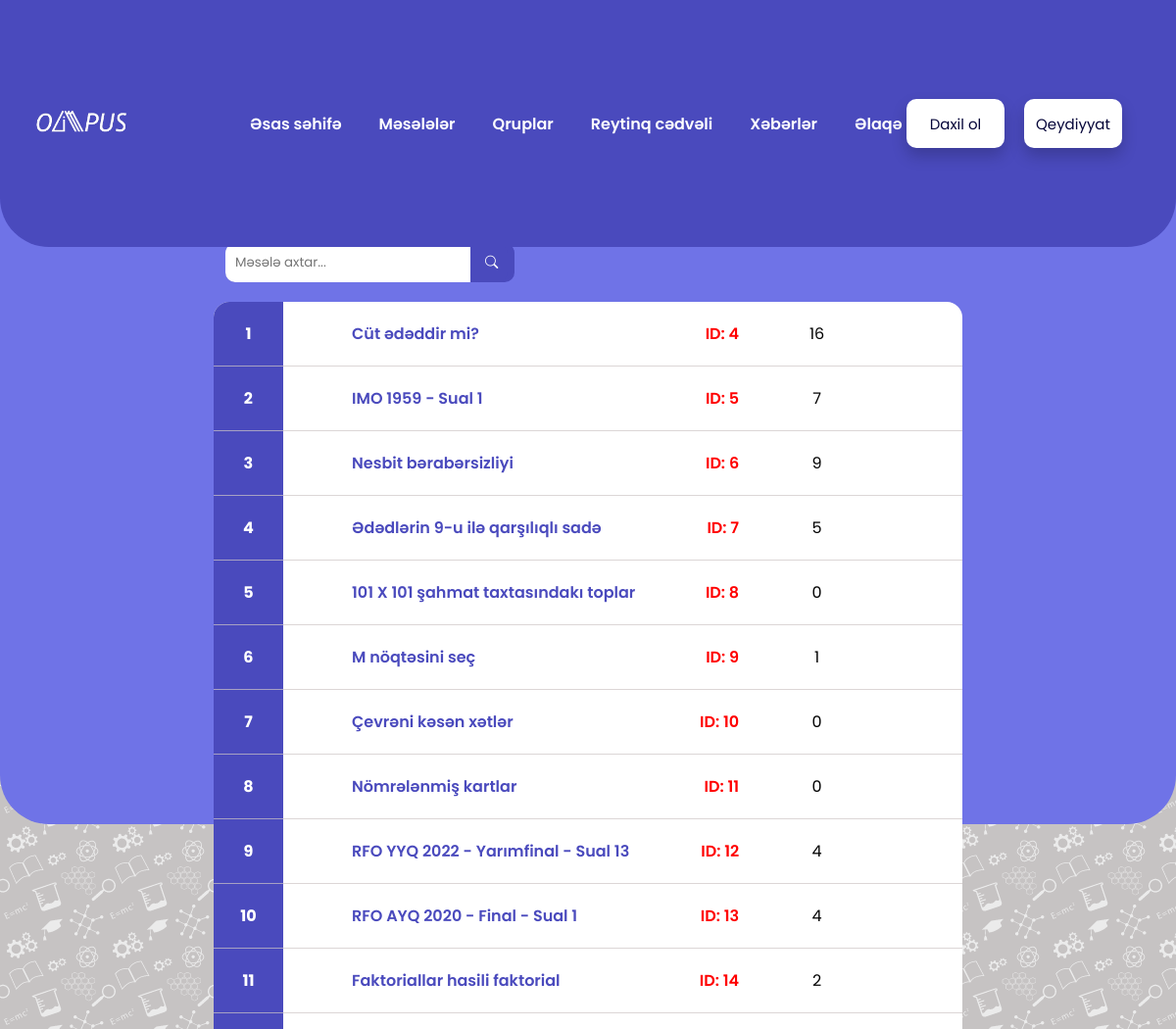
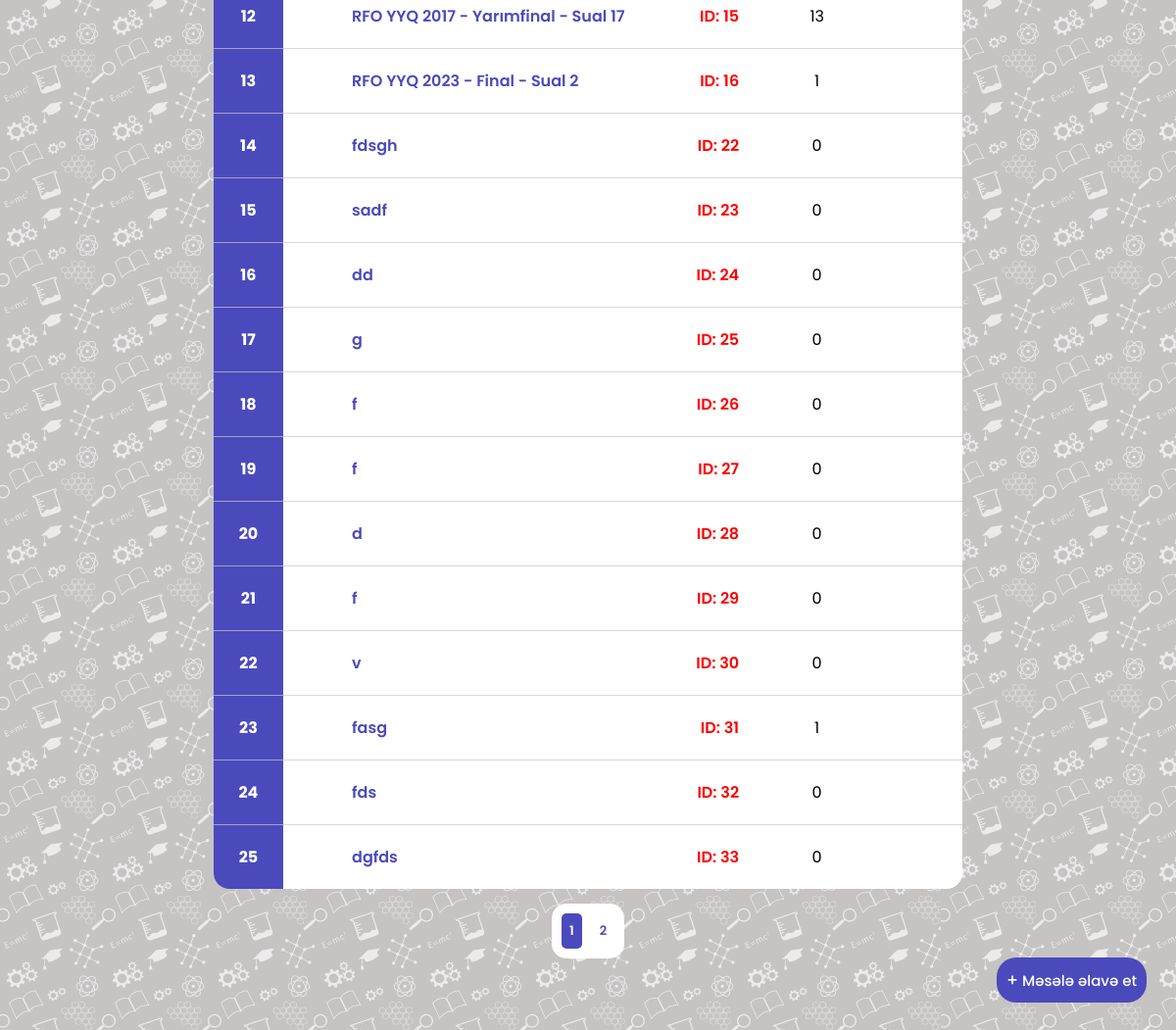
Page /problems/math/ on the committed database (2 pictures, top to bottom).
### problems/models.py (models this page shows, shortened)
class Problem(models.Model):
    source_problem = models.CharField(max_length = 300)
    problem_subject = models.CharField(max_length = 20)
    problem_context_img = models.ImageField(upload_to = 'problems/', null = True, blank = True)
    problem_context = models.CharField(max_length = 10000, blank = True)
    problem_views = models.IntegerField(default = 0)
    pub_date = models.DateTimeField(auto_now_add = True)
    show_problem = models.BooleanField(default = False)
    have_solution = models.BooleanField(default = False)
    user_added = models.ForeignKey(Account, on_delete=models.CASCADE)
    public = models.BooleanField(default = True)

### problems/views.py (the view, shortened to what this page needs)
# urls.py: path('<str:subject>/', views.problems, name='problems'),
def problems(request,subject):
    user=islogin(request)
    page=int(request.GET.get('page','1'))
    type=request.GET.get('type','all')
    search=request.GET.get('search','').strip()
    if type=='solved':
        problems=Problem.objects.filter(problem_subject=subject,have_solution=1,public=True)
    elif type=='unsolved':
        problems=Problem.objects.filter(problem_subject=subject,have_solution=0,public=True)
    else:
        problems=Problem.objects.filter(problem_subject=subject,public=True)
    max_page=len(problems)//page_limit
    if max_page*page_limit<len(problems):
        max_page+=1
    if page==max_page:
        problems=problems[(page-1)*page_limit:]
    else:
        problems=problems[(page-1)*page_limit:(page)*page_limit]
    return render(request,'problems.html',{"problems":problems,"pages":range(1,max_page+1),"page":page,"limit":page_limit,"search":search,"type":type,"subject":subject, "subjects":subjects,"islogin":user,"notifications":Notification.objects.filter(user=user).order_by('-date')})

### base/views.py (called while the page is built)
def islogin(request):
    if 'username' in request.session:
        user=Account.objects.get(username=request.session['username'])
        return user
    return False

### templates/problems.html (shortened to what this page needs)
<!DOCTYPE html>
<html lang="en">
<head>
  <link rel="stylesheet" href="/static/css/chat.css">
  <link rel="stylesheet" href="/static/css/problems.css">
  <link href="https://css.gg/css?=|comment|eye-alt|eye" rel="stylesheet">
  <link href="https://cdn.jsdelivr.net/npm/remixicon@2.2.0/fonts/remixicon.css" rel="stylesheet">
</head>
<body>
    {% include 'navbar.html' %}
    <div class="problems">
        {% if contest %}
        <h1 class="head_prob"><a class="back_to_group" href="{% url 'groups' contest.group.id %}">{{contest.group.name}}</a><span>  >  </span>{{ contest.name }}</h1>
        <div class="filter_buttons">
            <button class="all_problems" onclick="show_all_problems()">Bütün məsələlər</button>
            <button class="chat" onclick="show_chat()">Müzakirə</button>
        </div>
        {% else %}
        <h1 class="head_prob">Məsələlər</h1>
        <div class="filter_buttons">
            <button class="all_problems"><a href="{% url 'problems' subject %}?type=all&search={{search}}" data-type-id="{{type}}">Bütün məsələlər</a></button>
            <button class="solved_problems"><a href="{% url 'problems' subject %}?type=solved&search={{search}}">Həll olunmuş məsələlər</a></button>
            <button class="unsolved_problems"><a href="{% url 'problems' subject %}?type=unsolved&search={{search}}">Həll tələb olunan məsələlər</a></button>
            <div class="search_engine">
                <input type="text" placeholder="Məsələ axtar..." class="search_text" name="search" value="{{search}}">
                <button class="search_btn1"><a href="{% url 'problems' subject %}?type={{type}}&search=" type="submit" class="search_btn"><i class="bi bi-search"></i></a></button>
            </div>
        </div>
        {% endif %}
        <table class="all_problems_table">
            <tbody class="table_body">
                {% for problem in problems %}
                {% if problem.show_problem %}
                <tr class="data-item">
                    <td width="5%" class="number"><p class="number0"></p></td>
                    <td height="100%" width="50%" class="problem_text"><a href="{% url 'problem_view' problem.problem_subject problem.id %}" class="go_problem">{{problem.source_problem}} <p style="float: right; margin-right: 30px; color: red;">ID: {{problem.id}}</p></a></td>
                    <td width="10%"class="follows_text"><p id="follows">{{problem.problem_views}}</p></td>
                    <td width="10%" class="view"><button class="view_problem" data-problem-id="{{problem.id}}"></button></td>
                </tr>
                {% endif %}
                {% endfor %}
            </tbody>
        </table>
        {% if contest %}
        <div class="chat_messages">
            <div class="chat_container">
                <div class="messages_sent">
                    {% if messages %}
                    {% for message in messages %}
                    <div class="message_sent_cont">
                        <div class="person_sent">
                            <img src="/media/{{ message.user_added.profile_photo }}" alt="profile_photo" class="person_profile">
                            <div class="texts_message">
                                {% if message.user_added.admin_tag %}
                                <a href="{% url 'profile' message.user_added.username %}" class="user" style="color: red;">{{ message.user_added.username }}</a>
                                {% elif message.user_added.teacher_tag %}
                                <a href="{% url 'profile' message.user_added.username %}" class="user" style="color: blue;">{{ message.user_added.username }}</a>
                                {% elif message.user_added.clever_tag %}
                                <a href="{% url 'profile' message.user_added.username %}" class="user" style="color: green;">{{ message.user_added.username }}</a>
                                {% elif message.user_added.olympian_tag %}
                                <a href="{% url 'profile' message.user_added.username %}" class="user" style="color: purple;">{{ message.user_added.username }}</a>
                                {% else %}
                                <a href="{% url 'profile' message.user_added.username %}" class="user" style="color: black;">{{ message.user_added.username }}</a>
                                {% endif %}
                                <p class="message_text">{{ message.message }}</p>
                            </div>
                        </div>
                    </div>
                    {% endfor %}
                    {% else %}
                    <p class="no_message">No messages</p>
                    {% endif %}
                </div>
                <form method="post" class="send_msg_frm">
                    {% csrf_token %}
                    <img src="/media/{{ islogin.profile_photo }}" alt="profile_photo" class="person_profile">
                    <textarea type="text" name="message" cols="80" rows="1" placeholder="Öz fikirlərinizi paylaşın" class="mes_input"></textarea>
                    <button type="submit" class="send_msg">Send <i class="bi bi-send"></i></button>
                </form>
            </div>
        </div>
        {% else %}
        <a class="add_prob_btn" href="{% url 'add_problem' %}"><p class="plus_add">+</p> Məsələ əlavə et</a>
        {% endif %}
        <div class="paging_container_all">
            <div class="go_page_container" data-page-id={{page}} data-limit-id="{{limit}}">
                {% for i in pages %}
                {% if i == page %}
                <a href="{% url 'problems' subject %}?page={{i}}&type={{type}}&search={{search}}" class="go_page" style="background-color: #4a4abd; color: white;">{{i}}</a>
                {% else %}
                <a href="{% url 'problems' subject %}?page={{i}}&type={{type}}&search={{search}}" class="go_page">{{i}}</a>
                {% endif %}
                {% endfor %}
            </div>
        </div>
    </div>
</body>
</html>

### templates/navbar.html (shortened to what this page needs)
<header>
    <link href="https://cdn.jsdelivr.net/npm/remixicon@2.2.0/fonts/remixicon.css" rel="stylesheet">
    <link rel="stylesheet" href="https://unpkg.com/boxicons@latest/css/boxicons.min.css">
    <link rel="stylesheet" href="https://cdn.jsdelivr.net/npm/bootstrap-icons@1.10.5/font/bootstrap-icons.css">
    <link rel="stylesheet" type="text/css" href="/static/css/navbar.css">
    <a href="{% url 'base' %}" class="logo"><img width="100" class="logo_href" src="/static/images/logo.png" alt="Logo"></a>
    <div class="navbar-all-elements">
        <ul class="navlist">
            <li><button class="dropbtn"><a href="{% url 'base' %}">Əsas səhifə</a></button></li>
            <li>
            <div class="dropdown">
                <div class="buttons_drop">
                    <button class="dropbtn" id="dropbtn_prob"><a href="{% url 'problems_main' %}">Məsələlər</a><button class="icon_opening"></button></button>
                </div>
            </div>
            </li>
            <li id="group_not"><button class="dropbtn"><a href="{% url 'groups_main' %}">Qruplar</button></a>{% if islogin.requests|length > 1 %}<p class="notify_group">New</p>{% endif %}</li>
            <li><button class="dropbtn"><a href="{% url 'ranking' %}">Reytinq cədvəli</a></button></li>
            <li><button class="dropbtn"><a href="{% url 'news' %}">Xəbərlər</a></button></li>
            <li><button class="dropbtn"><a href="{% url 'contact' %}">Əlaqə</a></button></li>
        </ul>
        {% if islogin == False %}
        <div class="forms-all">
            <div class="users-section">
                <a href="{% url 'login' %}"><button class="login">Daxil ol</button></a>
                <a href="{% url 'register' %}"><button class="register">Qeydiyyat</button></a>
            </div>
        </div>
        {% endif %}
    </div>
</header>
<div class="head-bottom">
</div>

### static/css/chat.css (style rules this page uses)
* { padding: 0; margin: 0; font-family: "Poppins", sans-serif; text-decoration: none; list-style: none; box-sizing: border-box; }

### static/css/problems.css (style rules this page uses)
.problems { margin: 0 auto; margin-top: 7%; height: auto; width: 70%; padding: 30px; padding-top: 20px; background-color: transparent; border-radius: 20px; }
.problems .head_prob { color: white; margin-left: 20px; margin-bottom: 10px; }
.problems .filter_buttons { height: auto; margin-left: 20px; margin-bottom: 20px; }
.problems .filter_buttons button { padding: 10px; background: #4a4abd; color: white; border: 0; border-radius: 10px; cursor: pointer; margin-left: 10px; }
.problems .filter_buttons button a { text-decoration: none; color: white; }
.problems .filter_buttons button:first-child { margin-left: 0; }
.problems .filter_buttons .solved_problems { background-color: #4a4abd; color: white; }
.problems .filter_buttons .unsolved_problems { background-color: #4a4abd; color: white; }
.problems table { border-collapse: collapse; margin: auto; width: 98%; border-radius: 1em; }
.problems .all_problems_table { display:table; }
table tbody { background-color: rgb(255, 255, 255); }
table tbody tr { border-bottom: solid rgba(206, 197, 197, 0.708) 1px; transition: 1s ease; }
table tbody tr:last-child { border-bottom: 0; }
table tbody tr td { text-align: center; padding: 20px; }
table tbody tr .problem_text { padding: 0; }
table tbody tr .problem_text a { display: inline-block; height: 100%; width: 100%; }
table tbody tr .number { background-color:#4a4abd; }
table tr:first-child td:first-child { text-align: center; border-top-left-radius: 1em; }
table tr:last-child td:first-child { text-align: center; border-bottom-left-radius: 1em; }
table tr:first-child td:last-child { text-align: center; border-top-right-radius: 1em; }
table tr:last-child td:last-child { text-align: center; border-bottom-right-radius: 1em; }
table tbody tr .number p { font-weight: 700; color: white; background-color:#4a4abd; }
table tbody tr td .go_problem { display: block; padding: 10px 0 10px 70px; background-color: rgba(255, 255, 255, 0); color: #4a4abd; border: 0; font-size: 16px; font-weight: 600; width: 100%; height: 100%; text-align: left; cursor: pointer; }
.problems .add_prob_btn { position: fixed; bottom: 30px; right: 30px; border-radius: 20px; padding: 10px; background-color: #4a4abd; color: white; font-size: 15px; font-weight: 500; display: flex; justify-content: center; align-items: center; }
.plus_add { font-size: 17px; padding-right: 4px; }
.search_engine { margin-top: 10px; display: flex; align-items: center; background-color: #4a4abd; border-radius: 10px; width: 295px; }
.search_text { padding: 10px; border-top-left-radius: 10px; border-bottom-left-radius: 10px; width: 250px; border: 0px solid rgb(110, 110, 110); color: #151520; }
.filter_buttons .search_engine .search_btn1 { background-color: #4a4abd; color: white; padding: 10px; margin-left: 0; }
.search_btn { padding-left: 5px; }
.paging_container_all { display: flex; justify-content: center; }
.go_page_container { padding: 10px; background-color: white; margin-top: 15px; border-radius: 15px; margin-bottom: 45px; display: flex; }
.go_page { border-radius: 5px; display: flex; justify-content: center; align-items: center; padding: 8px; border: 0; color:#4a4abd; background-color: white; margin-left: 10px; font-size: 13px; font-weight: 600; cursor: pointer; }
.go_page:first-child { margin-left: 0; }
@media (max-width: 1390px) { .problems { margin-top: 10%; } }

### rows in the picture
Problem: source_problem "Cüt ədəddir mi?", id "4", problem_views "16"
Problem: source_problem "IMO 1959 - Sual 1", id "5", problem_views "7"
Problem: source_problem "Nesbit bərabərsizliyi", id "6", problem_views "9"
Problem: source_problem "Ədədlərin 9-u ilə qarşılıqlı sadə", id "7", problem_views "5"
Problem: source_problem "101 X 101 şahmat taxtasındakı toplar", id "8", problem_views "0"
Problem: source_problem "M nöqtəsini seç", id "9", problem_views "1"
Problem: source_problem "Çevrəni kəsən xətlər", id "10", problem_views "0"
Problem: source_problem "Nömrələnmiş kartlar", id "11", problem_views "0"
Problem: source_problem "RFO YYQ 2022 - Yarımfinal - Sual 13", id "12", problem_views "4"
Problem: source_problem "RFO AYQ 2020 - Final - Sual 1", id "13", problem_views "4"
Problem: source_problem "Faktoriallar hasili faktorial", id "14", problem_views "2"
Problem: source_problem "RFO YYQ 2017 - Yarımfinal - Sual 17", id "15", problem_views "13"
Problem: source_problem "RFO YYQ 2023 - Final - Sual 2", id "16", problem_views "1"
Problem: source_problem "fdsgh", id "22", problem_views "0"
Problem: source_problem "sadf", id "23", problem_views "0"
Problem: source_problem "dd", id "24", problem_views "0"
Problem: source_problem "g", id "25", problem_views "0"
Problem: source_problem "f", id "26", problem_views "0"
Problem: source_problem "f", id "27", problem_views "0"
Problem: source_problem "d", id "28", problem_views "0"
Problem: source_problem "f", id "29", problem_views "0"
Problem: source_problem "v", id "30", problem_views "0"
Problem: source_problem "fasg", id "31", problem_views "1"
Problem: source_problem "fds", id "32", problem_views "0"
Problem: source_problem "dgfds", id "33", problem_views "0"

### other values in the picture
{{ i }} "1"
{{ i }} "2"
